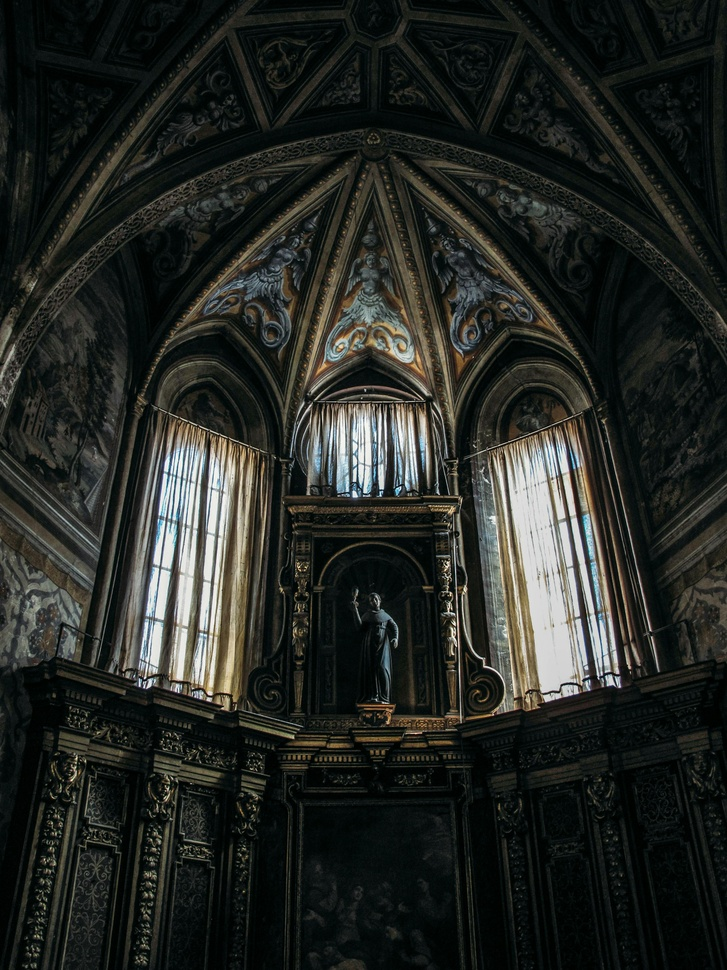
#> input picture inputs/barroco.jpg, 727 x 970 px, shrunk from 3130 x 4173 before the run
$ python main.py --input inputs/barroco.jpg --method hsv --target green
#> lines starting #> are read from the running program, lines starting #| are printed output that depends on the picture
import cv2
import numpy as np
import argparse
import os
import time

# optei por usar o kmeans do próprio cv2

# a lib opencv utiliza trabalha com BGR, que consiste nos canais RGB invertidos

# ranges de hsv e cores alvo padrão
HSV_RANGES = {
    'green': {
        'h_min': 35, 'h_max': 85,  # Tonalidade verde comum
        's_min': 50, 's_max': 255,
        'v_min': 50, 'v_max': 255
    },
    'blue': {
        'h_min': 95, 'h_max': 130, # Tonalidade azul comum
        's_min': 50, 's_max': 255,
        'v_min': 50, 'v_max': 255
    }
}

# cor BGR para o overlay
OVERLAY_COLORS = {
    'green': (0, 255, 0),  # Verde
    'blue': (255, 0, 0)   # Azul (BGR)
}


# algorítimos de segmentação

# HSV divide em matriz, saturação, valor

def hsv_method(image_bgr, target, h_min, h_max, s_min, s_max, v_min, v_max):

    # converte de BGR -> HSV
    image_hsv = cv2.cvtColor(image_bgr, cv2.COLOR_BGR2HSV)

    # define o range de cores (limites inferiores e superiores)
    lower_bound= np.array([h_min, s_min, v_min])
    upper_bound= np.array([h_max, s_max, v_max])

    # cria a máscara usando a lib open-cv
    mask = cv2.inRange(image_hsv, lower_bound, upper_bound)

    return mask

# kmeans -> algorítmo de clusterização.
# o parâmetro k determina o número de centróides

def kmeans_method(image_bgr, k, target):
    # reformata a imagem
    image_float = image_bgr.reshape((-1, 3)).astype(np.float32)

    #critérios de parada: (tipo, max_iter, epsilon)
    # max_iter - nr máximo de iterações do algoritmo
    # epsilon - criterio de parada com base na precisão
    criteria = (cv2.TERM_CRITERIA_EPS + cv2.TERM_CRITERIA_MAX_ITER, 100, 0.2)
    _, labels, centers = cv2.kmeans(
        data=image_float,
        K=k,
        bestLabels=None,
        criteria=criteria,
        attempts=10,
        flags=cv2.KMEANS_PP_CENTERS
    )

    # identifica o cluster alvo
    # encontra o centróide mais próximo da cor alvo (em BGR).
    target_bgr = OVERLAY_COLORS[target]

    # calcular a dist. euclidiana de cada centróide para a cor alvo
    distances = np.linalg.norm(centers - np.array(target_bgr), axis=1)

    # o cluster alvo é o que tem a menor distancia
    target_cluster_index = np.argmin(distances)

    # criar a máscara: pixels pertencentes ao cluster alvo são 255
    mask = np.zeros( labels.shape, dtype=np.uint8)
    mask[labels.flatten() ==  target_cluster_index] = 255
    mask= mask.reshape(image_bgr.shape[:2]) # voltar para o 2D

    return mask


# cria o arquivo de overlay
def create_overlay(image_bgr, mask, target):

    overlay_color = OVERLAY_COLORS[target]

    # a partir da mascara, cria uma uma imagem bgr
    color_mask = np.zeros_like(image_bgr, dtype=np.uint8)
    color_mask[mask > 0] = overlay_color

    # aplica o overlay semi-transparente sobre a imagem bgr
    alpha = 0.5 # transparência
    overlay_image = cv2.addWeighted(image_bgr, 1 - alpha, color_mask, alpha, 0)

    # para o resto da imagem, mantém-se a original
    overlay_image[mask == 0] = image_bgr[mask == 0]
    return overlay_image


# func para salvar mask e overlay
def save_results(img_path, mask, overlay_image):
    output_dir = 'outputs'
    os.makedirs(output_dir, exist_ok=True)

    filename_base = os.path.splitext(os.path.basename(img_path))[0]

    mask_path = os.path.join(output_dir, f'{filename_base}_mask.png')
    overlay_path = os.path.join(output_dir, f'{filename_base}_overlay.png')

    # salva as imagens
    cv2.imwrite(mask_path, mask)
    cv2.imwrite(overlay_path, overlay_image)

    return mask_path, overlay_path


# função que indica os logs de execução
def logs(tempo_init, mask, image_shape):
    tempo_final = time.time()
    execution_time = tempo_final - tempo_init

    total_pixels = image_shape[0] * image_shape[1]
    pixels_seg = np.sum(mask > 0)
    percent_seg = (pixels_seg / total_pixels) * 100

    print(f"Tempo de execução: {execution_time:.4f} s")
    print(f"Total de pixels : {total_pixels}")
    print(f"Pixels segmentados: {pixels_seg}")

    print(f"Percentual segmentado: {percent_seg:.2f} %")


#------------------------------------------------------------------------------------


# func main
def main():
    # starta a contabilizar o tempo de execução
    start_time = time.time()

    # para ler os targets da linha de comando
    parser = argparse.ArgumentParser(
        formatter_class=argparse.RawTextHelpFormatter
    )

    # arg obrigatório o path da imagem de input
    parser.add_argument(
        '--input',
        type=str,
        required=True,
        help="Caminho para a imagem de entrada (ex: samples/planta1.jpg)."
    )

    # args do método: --method hsv ou --method kmeans
    parser.add_argument(
        '--method',
        type=str,
        choices=['hsv', 'kmeans'],
        required=True
    )

    # arg de target: --target blue ou --target green
    parser.add_argument(
        '--target',
        type=str,
        choices=['green', 'blue'],
        required=True
    )

    # argumentos para o HSV
    hsv_defaults = HSV_RANGES['green'] # assume green como padrão
    # já possui valores padões, mas aqui adiciona a possibilidade de passar deferentes valores para h,s,v min e max.
    parser.add_argument('--hmin', type=int, default=hsv_defaults['h_min'], help=f"Limiar H mínimo (0-179). Padrão: {hsv_defaults['h_min']}")
    parser.add_argument('--hmax', type=int, default=hsv_defaults['h_max'], help=f"Limiar H máximo (0-179). Padrão: {hsv_defaults['h_max']}")
    parser.add_argument('--smin', type=int, default=hsv_defaults['s_min'], help=f"Limiar S mínimo (0-255). Padrão: {hsv_defaults['s_min']}")
    parser.add_argument('--smax', type=int, default=hsv_defaults['s_max'], help=f"Limiar S máximo (0-255). Padrão: {hsv_defaults['s_max']}")
    parser.add_argument('--vmin', type=int, default=hsv_defaults['v_min'], help=f"Limiar V mínimo (0-255). Padrão: {hsv_defaults['v_min']}")
    parser.add_argument('--vmax', type=int, default=hsv_defaults['v_max'], help=f"Limiar V máximo (0-255). Padrão: {hsv_defaults['v_max']}")

    # argumentos do kmeans
    # interessante indicar em help que o padrão é 3
    parser.add_argument('--k', type=int, default=3, help="Número de clusters para K-Means. Padrão: 3.")

    args = parser.parse_args()


    # guarda o path em uma variavel
    image_path = args.input

    # verifica erros em obter a imagem
    if not os.path.exists(image_path):
        print(f"Erro: Arquivo não encontrado: {image_path}")
        return
    image_bgr = cv2.imread(image_path)
#> image_bgr is the input picture: shape (970, 727, 3); mean B, G, R 35.9, 40.1, 37.2
    if image_bgr is None:
        print(f"Erro: Não foi possível carregar a imagem em {image_path}")
        return


    # se bem sucedido:
    print(f"Iniciando segmentação (Método: {args.method}, Alvo: {args.target})...")

    mask = None
    if args.method == 'hsv':
        # carrega os valores padrão do target escolhido se as flags nao foram alteradas
        default_params = HSV_RANGES.get(args.target, HSV_RANGES['green'])

        # Se o usuário não passou um valor customizado, usa o padrão do target.
        h_min = args.hmin if args.hmin != HSV_RANGES['green']['h_min'] else default_params['h_min']
        h_max = args.hmax if args.hmax != HSV_RANGES['green']['h_max'] else default_params['h_max']
        s_min = args.smin if args.smin != HSV_RANGES['green']['s_min'] else default_params['s_min']
        s_max = args.smax if args.smax != HSV_RANGES['green']['s_max'] else default_params['s_max']
        v_min = args.vmin if args.vmin != HSV_RANGES['green']['v_min'] else default_params['v_min']
        v_max = args.vmax if args.vmax != HSV_RANGES['green']['v_max'] else default_params['v_max']

        mask = hsv_method(image_bgr, args.target, h_min, h_max, s_min, s_max, v_min, v_max)
#> in hsv_method, `image_hsv = cv2.cvtColor(image_bgr, cv2.COLOR_BGR2HSV)`: image_hsv: shape (970, 727, 3); mean H, S, V 64.3, 101.9, 41.6
#> in hsv_method, `mask = cv2.inRange(image_hsv, lower_bound, upper_bound)`:
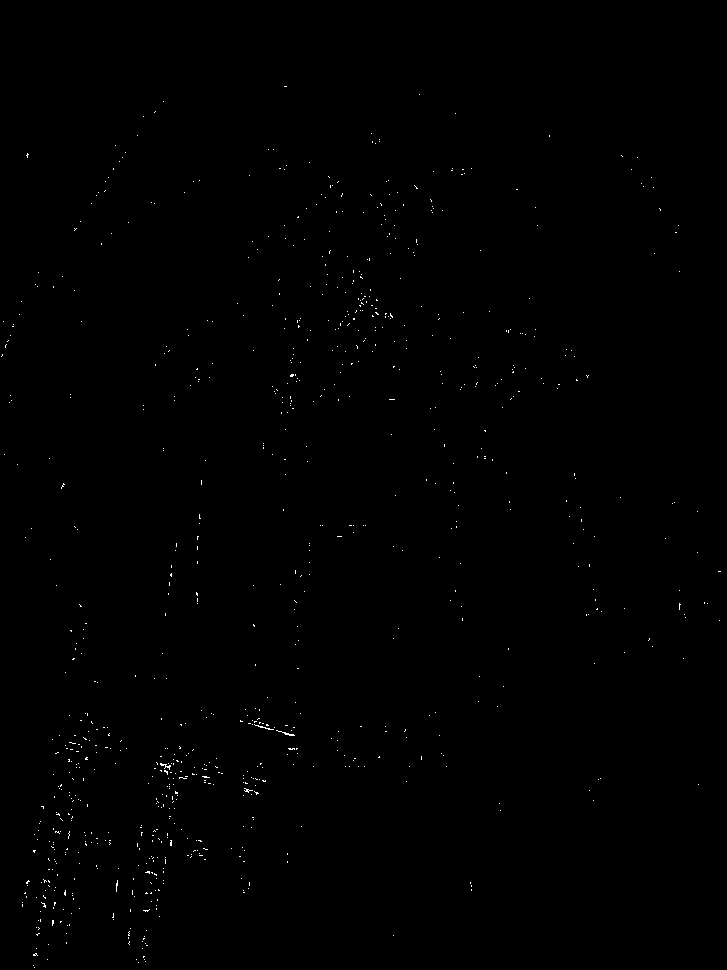
#> mask: shape (970, 727); 0.25% white in thin lines or dots

        print(f"Parâmetros HSV utilizados: H:[{h_min}-{h_max}], S:[{s_min}-{s_max}], V:[{v_min}-{v_max}]")

    # evita que o usuário passe 0 ou 1 contróides para o k-means
    elif args.method == 'kmeans':
        if args.k < 2:
            print("Erro: K para K-Means deve ser 2 ou superior.")
            return
        mask = kmeans_method(image_bgr, args.k, args.target)
    # salva os resultados
    if mask is not None:
        # cria o overlay usando a img, a máscara e os targets
        overlay_image = create_overlay(image_bgr, mask, args.target)
#> in create_overlay, `overlay_image = cv2.addWeighted(image_bgr, 1 - alpha, color_mask, alph..`:
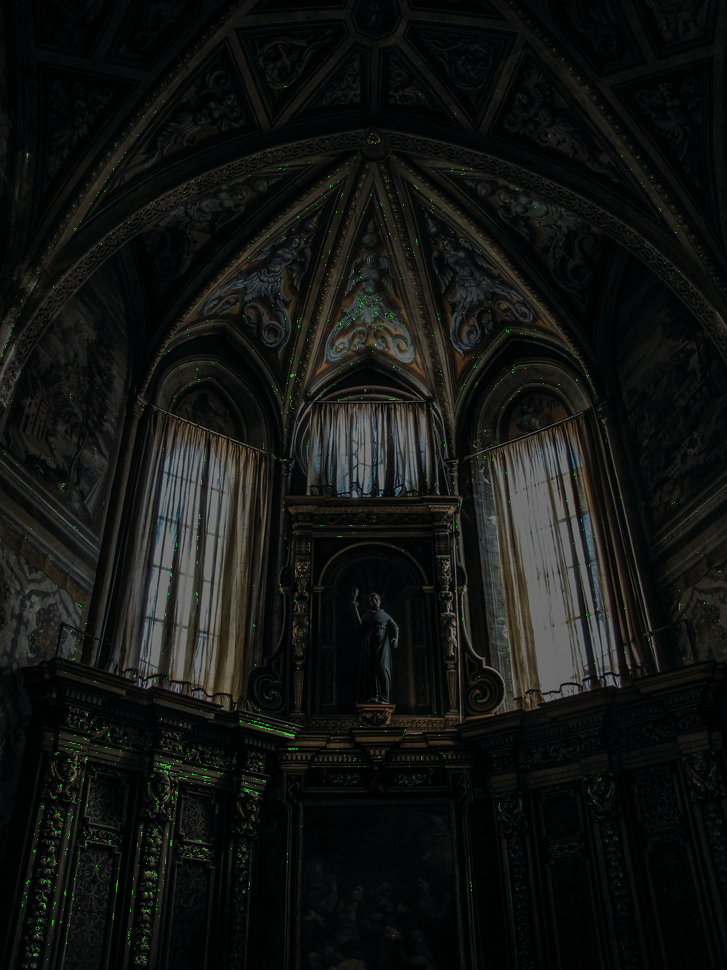
#> overlay_image: shape (970, 727, 3); mean B, G, R 17.9, 20.4, 18.6

        # salva no diretório
        mask_path, overlay_path = save_results(image_path, mask, overlay_image)
#> mask_path = 'outputs/barroco_mask.png'; overlay_path = 'outputs/barroco_overlay.png'
        print("Segmentação concluída com sucesso.")
        print(f"Máscara salva em: {mask_path}")
#| Máscara salva em: outputs/barroco_mask.png
        print(f"Overlay salvo em: {overlay_path}")
#| Overlay salvo em: outputs/barroco_overlay.png

        # logs
        logs(start_time, mask, image_bgr.shape)
#> in logs, `pixels_seg = np.sum(mask > 0)`: pixels_seg = 1741
#> in logs, `percent_seg = (pixels_seg / total_pixels) * 100`: percent_seg = 0.247
#| Pixels segmentados: 1741
#| Percentual segmentado: 0.25 %
    else:
        print("Erro ao gerar a máscara.")


if __name__ == '__main__':
    main()
